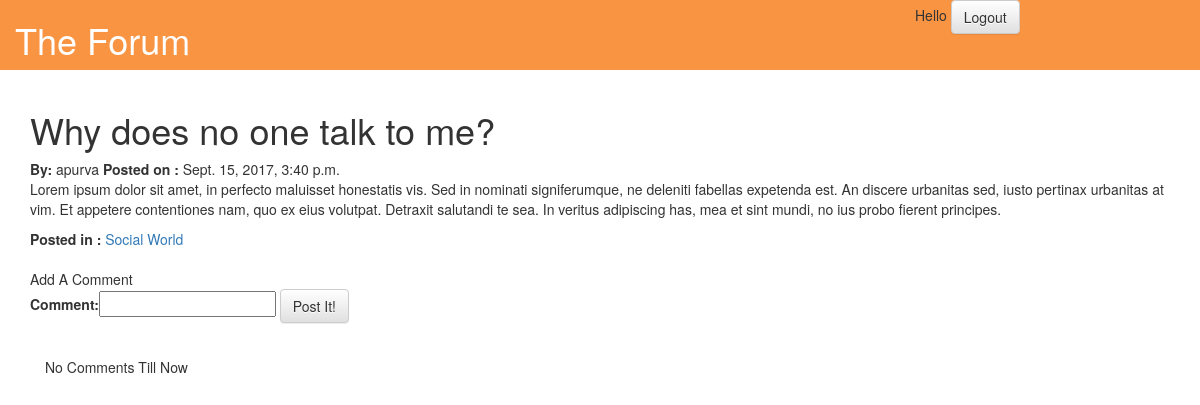
Page /posts/2/ (signed in) on the committed database.
### forum/models.py (models this page shows, shortened)
class ForumPost(models.Model):
    author = models.ForeignKey(User, on_delete = models.CASCADE)
    topic = models.CharField(max_length=255)
    text = models.CharField(max_length=1000)
    date = models.DateTimeField('date')
    category = models.ForeignKey( PostCategory, on_delete = models.CASCADE )

class PostCategory(models.Model):
    name = models.CharField(max_length=255)
    url = models.SlugField()
    def __str__(self):
        return self.url
    class Meta:
        verbose_name_plural = 'post categories'

### forum/views.py (the view)
# urls.py: url(r'^posts/(?P<post_id>[0-9]+)/$',views.PostDetail, name='post_detail'),
def PostDetail(request,post_id):
	current_post = get_object_or_404(ForumPost, pk=post_id)
	current_post_comments = Comment.objects.filter(forumpost=current_post.id).order_by('-date')
	if request.user.is_authenticated:
		if request.method=='POST':
			form = CommentForm(request.POST)
			if form.is_valid():
				comment = form.save(commit=False)
				comment.date = timezone.now()
				comment.author = request.user
				comment.forumpost = current_post
				comment.save()
				return redirect('/posts/'+str(current_post.id))
		else:
			form = CommentForm()
	return render(request,'forum/post_detail.html',{'current_post':current_post, 'current_post_comments':current_post_comments, 'form':form,})

### forum/forms.py
class CommentForm(forms.ModelForm):
	class Meta:
		model = Comment
		fields = ('comment',)

### forum/templates/forum/post_detail.html (shortened to what this page needs)
{% extends 'forum/base.html' %}
{% block content %}
{% with current_post as cp%}
<h1>{{cp.topic}}</h1>
<b> By: </b> {{cp.author}}
<b> Posted on :</b> {{cp.date}}
<p>{{cp.text}}</p>
<b>  Posted in :</b> <a href = '/category/{{cp.category}}'> {{cp.category.name}} </a>
<br>
{%endwith%}
<br>
{%if user.is_authenticated%}
Add A Comment
<form method="POST" class="post-form">{% csrf_token %}
	{{ form }}
	<button type="submit" class="save btn btn-default">Post It!</button>
</form>
{%else%}
To Add A Comment Log In First
{%endif%}
<br>
<div class="comments container">
	{%ifequal current_post_comments.count 0%}
	No Comments Till Now
	{%endifequal%}
</div>
{%endblock%}

### rows in the picture
ForumPost: topic "Why does no one talk to me?", author "apurva", date "Sept. 15, 2017, 3:40 p.m.", text "Lorem ipsum dolor sit amet, in perfecto maluisset honestatis vis. Sed in nominati signiferumque, ne deleniti fabellas expetenda est. An discere urbanitas sed, iusto pertinax urbanitas at vim. Et appetere contentiones nam, quo ex eius volutpat. Detraxit salutandi te sea. In veritus adipiscing has, mea et sint mundi, no ius probo fierent principes.", category.name "Social World"
